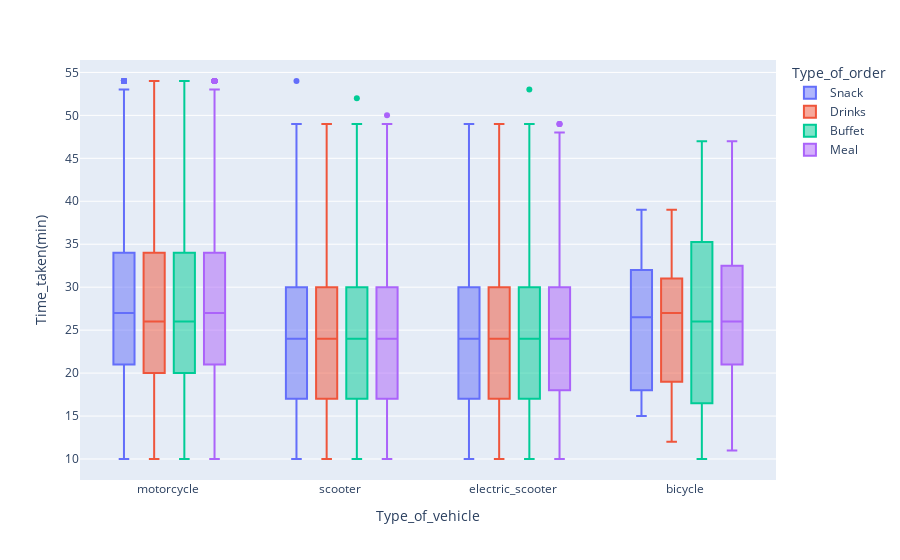

Write notebook code for a chart like this one.
### Code cell
import plotly.express as px

fig = px.box(df, 
             x="Type_of_vehicle",
             y="Time_taken(min)", 
             color="Type_of_order")
fig.show()

### Figure 1 — Plotly figure (JSON) as saved in the notebook; plotly's stock layout.template omitted (floating-point values rounded to 4 significant figures; data arrays with more than 128 entries replaced by an {"elided": "..."} marker saying what was removed)
{"data": [{"alignmentgroup": "True", "hovertemplate": "Type_of_order=Snack <br>Type_of_vehicle=%{x}<br>Time_taken(min)=%{y}<extra></extra>", "legendgroup": "Snack ", "marker": {"color": "#636efa"}, "name": "Snack ", "notched": false, "offsetgroup": "Snack ", "orientation": "v", "showlegend": true, "type": "box", "x": {"elided": "11533 str values"}, "x0": " ", "xaxis": "x", "y": {"elided": "11533 int values"}, "y0": " ", "yaxis": "y"}, {"alignmentgroup": "True", "hovertemplate": "Type_of_order=Drinks <br>Type_of_vehicle=%{x}<br>Time_taken(min)=%{y}<extra></extra>", "legendgroup": "Drinks ", "marker": {"color": "#EF553B"}, "name": "Drinks ", "notched": false, "offsetgroup": "Drinks ", "orientation": "v", "showlegend": true, "type": "box", "x": {"elided": "11322 str values"}, "x0": " ", "xaxis": "x", "y": {"elided": "11322 int values"}, "y0": " ", "yaxis": "y"}, {"alignmentgroup": "True", "hovertemplate": "Type_of_order=Buffet <br>Type_of_vehicle=%{x}<br>Time_taken(min)=%{y}<extra></extra>", "legendgroup": "Buffet ", "marker": {"color": "#00cc96"}, "name": "Buffet ", "notched": false, "offsetgroup": "Buffet ", "orientation": "v", "showlegend": true, "type": "box", "x": {"elided": "11280 str values"}, "x0": " ", "xaxis": "x", "y": {"elided": "11280 int values"}, "y0": " ", "yaxis": "y"}, {"alignmentgroup": "True", "hovertemplate": "Type_of_order=Meal <br>Type_of_vehicle=%{x}<br>Time_taken(min)=%{y}<extra></extra>", "legendgroup": "Meal ", "marker": {"color": "#ab63fa"}, "name": "Meal ", "notched": false, "offsetgroup": "Meal ", "orientation": "v", "showlegend": true, "type": "box", "x": {"elided": "11458 str values"}, "x0": " ", "xaxis": "x", "y": {"elided": "11458 int values"}, "y0": " ", "yaxis": "y"}], "layout": {"boxmode": "group", "legend": {"title": {"text": "Type_of_order"}, "tracegroupgap": 0}, "margin": {"t": 60}, "xaxis": {"anchor": "y", "domain": [0, 1], "title": {"text": "Type_of_vehicle"}}, "yaxis": {"anchor": "x", "domain": [0, 1], "title": {"text": "Time_taken(min)"}}}}
